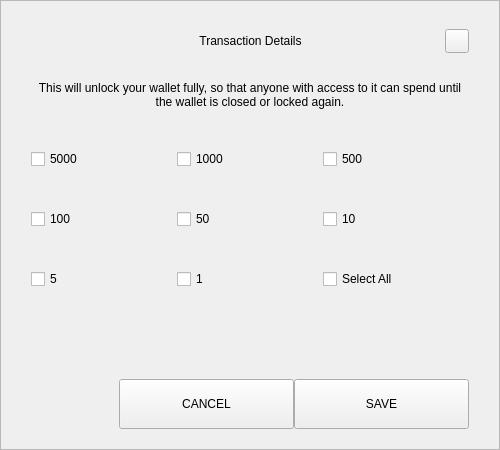
<?xml version="1.0" encoding="UTF-8"?>
<ui version="4.0">
 <class>DenomGenerationDialog</class>
 <widget class="QWidget" name="DenomGenerationDialog">
  <property name="geometry">
   <rect>
    <x>0</x>
    <y>0</y>
    <width>500</width>
    <height>450</height>
   </rect>
  </property>
  <property name="windowTitle">
   <string>Form</string>
  </property>
  <layout class="QVBoxLayout" name="verticalLayout_3">
   <property name="spacing">
    <number>0</number>
   </property>
   <property name="leftMargin">
    <number>0</number>
   </property>
   <property name="topMargin">
    <number>0</number>
   </property>
   <property name="rightMargin">
    <number>0</number>
   </property>
   <property name="bottomMargin">
    <number>0</number>
   </property>
   <item>
    <widget class="QFrame" name="frame">
     <property name="styleSheet">
      <string notr="true"/>
     </property>
     <property name="frameShape">
      <enum>QFrame::StyledPanel</enum>
     </property>
     <property name="frameShadow">
      <enum>QFrame::Raised</enum>
     </property>
     <layout class="QVBoxLayout" name="verticalLayout_2">
      <property name="spacing">
       <number>0</number>
      </property>
      <property name="leftMargin">
       <number>30</number>
      </property>
      <property name="topMargin">
       <number>20</number>
      </property>
      <property name="rightMargin">
       <number>30</number>
      </property>
      <property name="bottomMargin">
       <number>20</number>
      </property>
      <item>
       <layout class="QHBoxLayout" name="horizontalLayout_3">
        <property name="spacing">
         <number>0</number>
        </property>
        <item>
         <spacer name="horizontalSpacer_2">
          <property name="orientation">
           <enum>Qt::Horizontal</enum>
          </property>
          <property name="sizeHint" stdset="0">
           <size>
            <width>40</width>
            <height>20</height>
           </size>
          </property>
         </spacer>
        </item>
        <item>
         <widget class="QLabel" name="labelTitle">
          <property name="minimumSize">
           <size>
            <width>0</width>
            <height>40</height>
           </size>
          </property>
          <property name="maximumSize">
           <size>
            <width>16777215</width>
            <height>40</height>
           </size>
          </property>
          <property name="styleSheet">
           <string notr="true">padding-left:24px;</string>
          </property>
          <property name="text">
           <string>Transaction Details</string>
          </property>
          <property name="alignment">
           <set>Qt::AlignCenter</set>
          </property>
          <property name="margin">
           <number>7</number>
          </property>
         </widget>
        </item>
        <item>
         <spacer name="horizontalSpacer1">
          <property name="orientation">
           <enum>Qt::Horizontal</enum>
          </property>
          <property name="sizeHint" stdset="0">
           <size>
            <width>40</width>
            <height>20</height>
           </size>
          </property>
         </spacer>
        </item>
        <item>
         <widget class="QPushButton" name="btnEsc">
          <property name="minimumSize">
           <size>
            <width>24</width>
            <height>24</height>
           </size>
          </property>
          <property name="maximumSize">
           <size>
            <width>24</width>
            <height>24</height>
           </size>
          </property>
          <property name="focusPolicy">
           <enum>Qt::NoFocus</enum>
          </property>
          <property name="text">
           <string/>
          </property>
         </widget>
        </item>
       </layout>
      </item>
      <item>
       <spacer name="verticalSpacer_2">
        <property name="orientation">
         <enum>Qt::Vertical</enum>
        </property>
        <property name="sizeType">
         <enum>QSizePolicy::Fixed</enum>
        </property>
        <property name="sizeHint" stdset="0">
         <size>
          <width>20</width>
          <height>20</height>
         </size>
        </property>
       </spacer>
      </item>
      <item>
       <widget class="QLabel" name="labelMessage">
        <property name="text">
         <string>This will unlock your wallet fully, so that anyone with access to it can spend until the wallet is closed or locked again.</string>
        </property>
        <property name="alignment">
         <set>Qt::AlignCenter</set>
        </property>
        <property name="wordWrap">
         <bool>true</bool>
        </property>
       </widget>
      </item>
      <item>
       <spacer name="verticalSpacer_3">
        <property name="orientation">
         <enum>Qt::Vertical</enum>
        </property>
        <property name="sizeType">
         <enum>QSizePolicy::Fixed</enum>
        </property>
        <property name="sizeHint" stdset="0">
         <size>
          <width>20</width>
          <height>40</height>
         </size>
        </property>
       </spacer>
      </item>
      <item>
       <widget class="QWidget" name="verticalGrid" native="true">
        <layout class="QVBoxLayout" name="gridLayoutContainer">
         <property name="leftMargin">
          <number>0</number>
         </property>
         <property name="topMargin">
          <number>0</number>
         </property>
         <property name="rightMargin">
          <number>0</number>
         </property>
         <property name="bottomMargin">
          <number>0</number>
         </property>
         <item>
          <layout class="QGridLayout" name="gridLayout_3">
           <property name="horizontalSpacing">
            <number>0</number>
           </property>
           <property name="verticalSpacing">
            <number>40</number>
           </property>
           <item row="0" column="0">
            <widget class="QCheckBox" name="checkBox5000">
             <property name="text">
              <string>5000</string>
             </property>
            </widget>
           </item>
           <item row="1" column="0">
            <widget class="QCheckBox" name="checkBox100">
             <property name="text">
              <string>100</string>
             </property>
            </widget>
           </item>
           <item row="1" column="2">
            <widget class="QCheckBox" name="checkBox10">
             <property name="text">
              <string>10</string>
             </property>
            </widget>
           </item>
           <item row="0" column="1">
            <widget class="QCheckBox" name="checkBox1000">
             <property name="text">
              <string>1000</string>
             </property>
            </widget>
           </item>
           <item row="1" column="1">
            <widget class="QCheckBox" name="checkBox50">
             <property name="text">
              <string>50</string>
             </property>
            </widget>
           </item>
           <item row="0" column="2">
            <widget class="QCheckBox" name="checkBox500">
             <property name="text">
              <string>500</string>
             </property>
            </widget>
           </item>
           <item row="2" column="0">
            <widget class="QCheckBox" name="checkBox5">
             <property name="text">
              <string>5</string>
             </property>
            </widget>
           </item>
           <item row="2" column="1">
            <widget class="QCheckBox" name="checkBox1">
             <property name="text">
              <string>1</string>
             </property>
            </widget>
           </item>
           <item row="2" column="2">
            <widget class="QCheckBox" name="checkBoxAll">
             <property name="text">
              <string>Select All</string>
             </property>
            </widget>
           </item>
          </layout>
         </item>
        </layout>
       </widget>
      </item>
      <item>
       <spacer name="verticalSpacer">
        <property name="orientation">
         <enum>Qt::Vertical</enum>
        </property>
        <property name="sizeType">
         <enum>QSizePolicy::Expanding</enum>
        </property>
        <property name="sizeHint" stdset="0">
         <size>
          <width>20</width>
          <height>20</height>
         </size>
        </property>
       </spacer>
      </item>
      <item>
       <layout class="QHBoxLayout" name="horizontalLayout" stretch="1,2,2">
        <item>
         <spacer name="horizontalSpacer">
          <property name="orientation">
           <enum>Qt::Horizontal</enum>
          </property>
          <property name="sizeHint" stdset="0">
           <size>
            <width>40</width>
            <height>20</height>
           </size>
          </property>
         </spacer>
        </item>
        <item>
         <widget class="QPushButton" name="btnCancel">
          <property name="minimumSize">
           <size>
            <width>0</width>
            <height>50</height>
           </size>
          </property>
          <property name="focusPolicy">
           <enum>Qt::NoFocus</enum>
          </property>
          <property name="text">
           <string>CANCEL</string>
          </property>
         </widget>
        </item>
        <item>
         <widget class="QPushButton" name="btnSave">
          <property name="minimumSize">
           <size>
            <width>0</width>
            <height>50</height>
           </size>
          </property>
          <property name="focusPolicy">
           <enum>Qt::NoFocus</enum>
          </property>
          <property name="text">
           <string>SAVE</string>
          </property>
         </widget>
        </item>
       </layout>
      </item>
     </layout>
    </widget>
   </item>
  </layout>
 </widget>
 <resources/>
 <connections/>
</ui>
